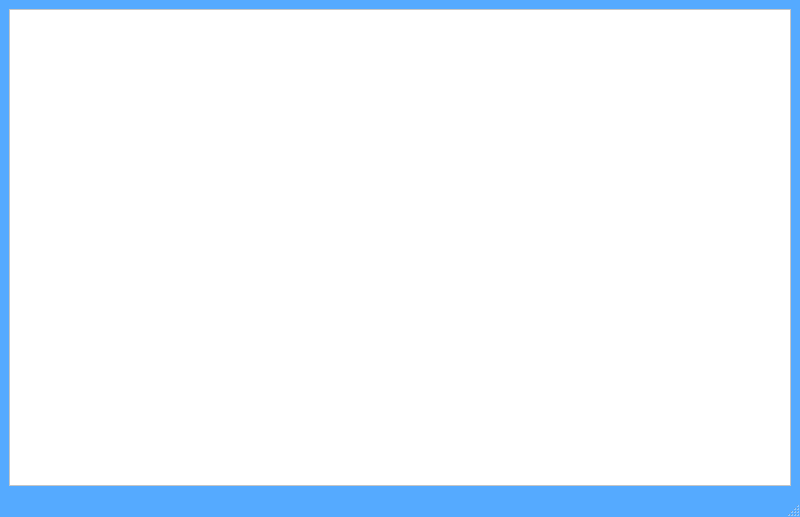
<?xml version="1.0" encoding="UTF-8"?>
<ui version="4.0">
 <class>SecondWindow</class>
 <widget class="QMainWindow" name="SecondWindow">
  <property name="geometry">
   <rect>
    <x>0</x>
    <y>0</y>
    <width>800</width>
    <height>517</height>
   </rect>
  </property>
  <property name="palette">
   <palette>
    <active>
     <colorrole role="WindowText">
      <brush brushstyle="SolidPattern">
       <color alpha="255">
        <red>0</red>
        <green>0</green>
        <blue>0</blue>
       </color>
      </brush>
     </colorrole>
     <colorrole role="Button">
      <brush brushstyle="SolidPattern">
       <color alpha="255">
        <red>85</red>
        <green>170</green>
        <blue>255</blue>
       </color>
      </brush>
     </colorrole>
     <colorrole role="Light">
      <brush brushstyle="SolidPattern">
       <color alpha="255">
        <red>212</red>
        <green>234</green>
        <blue>255</blue>
       </color>
      </brush>
     </colorrole>
     <colorrole role="Midlight">
      <brush brushstyle="SolidPattern">
       <color alpha="255">
        <red>148</red>
        <green>202</green>
        <blue>255</blue>
       </color>
      </brush>
     </colorrole>
     <colorrole role="Dark">
      <brush brushstyle="SolidPattern">
       <color alpha="255">
        <red>42</red>
        <green>85</green>
        <blue>127</blue>
       </color>
      </brush>
     </colorrole>
     <colorrole role="Mid">
      <brush brushstyle="SolidPattern">
       <color alpha="255">
        <red>57</red>
        <green>113</green>
        <blue>170</blue>
       </color>
      </brush>
     </colorrole>
     <colorrole role="Text">
      <brush brushstyle="SolidPattern">
       <color alpha="255">
        <red>0</red>
        <green>0</green>
        <blue>0</blue>
       </color>
      </brush>
     </colorrole>
     <colorrole role="BrightText">
      <brush brushstyle="SolidPattern">
       <color alpha="255">
        <red>255</red>
        <green>255</green>
        <blue>255</blue>
       </color>
      </brush>
     </colorrole>
     <colorrole role="ButtonText">
      <brush brushstyle="SolidPattern">
       <color alpha="255">
        <red>0</red>
        <green>0</green>
        <blue>0</blue>
       </color>
      </brush>
     </colorrole>
     <colorrole role="Base">
      <brush brushstyle="SolidPattern">
       <color alpha="255">
        <red>255</red>
        <green>255</green>
        <blue>255</blue>
       </color>
      </brush>
     </colorrole>
     <colorrole role="Window">
      <brush brushstyle="SolidPattern">
       <color alpha="255">
        <red>85</red>
        <green>170</green>
        <blue>255</blue>
       </color>
      </brush>
     </colorrole>
     <colorrole role="Shadow">
      <brush brushstyle="SolidPattern">
       <color alpha="255">
        <red>0</red>
        <green>0</green>
        <blue>0</blue>
       </color>
      </brush>
     </colorrole>
     <colorrole role="AlternateBase">
      <brush brushstyle="SolidPattern">
       <color alpha="255">
        <red>170</red>
        <green>212</green>
        <blue>255</blue>
       </color>
      </brush>
     </colorrole>
     <colorrole role="ToolTipBase">
      <brush brushstyle="SolidPattern">
       <color alpha="255">
        <red>255</red>
        <green>255</green>
        <blue>220</blue>
       </color>
      </brush>
     </colorrole>
     <colorrole role="ToolTipText">
      <brush brushstyle="SolidPattern">
       <color alpha="255">
        <red>0</red>
        <green>0</green>
        <blue>0</blue>
       </color>
      </brush>
     </colorrole>
     <colorrole role="PlaceholderText">
      <brush brushstyle="SolidPattern">
       <color alpha="128">
        <red>0</red>
        <green>0</green>
        <blue>0</blue>
       </color>
      </brush>
     </colorrole>
    </active>
    <inactive>
     <colorrole role="WindowText">
      <brush brushstyle="SolidPattern">
       <color alpha="255">
        <red>0</red>
        <green>0</green>
        <blue>0</blue>
       </color>
      </brush>
     </colorrole>
     <colorrole role="Button">
      <brush brushstyle="SolidPattern">
       <color alpha="255">
        <red>85</red>
        <green>170</green>
        <blue>255</blue>
       </color>
      </brush>
     </colorrole>
     <colorrole role="Light">
      <brush brushstyle="SolidPattern">
       <color alpha="255">
        <red>212</red>
        <green>234</green>
        <blue>255</blue>
       </color>
      </brush>
     </colorrole>
     <colorrole role="Midlight">
      <brush brushstyle="SolidPattern">
       <color alpha="255">
        <red>148</red>
        <green>202</green>
        <blue>255</blue>
       </color>
      </brush>
     </colorrole>
     <colorrole role="Dark">
      <brush brushstyle="SolidPattern">
       <color alpha="255">
        <red>42</red>
        <green>85</green>
        <blue>127</blue>
       </color>
      </brush>
     </colorrole>
     <colorrole role="Mid">
      <brush brushstyle="SolidPattern">
       <color alpha="255">
        <red>57</red>
        <green>113</green>
        <blue>170</blue>
       </color>
      </brush>
     </colorrole>
     <colorrole role="Text">
      <brush brushstyle="SolidPattern">
       <color alpha="255">
        <red>0</red>
        <green>0</green>
        <blue>0</blue>
       </color>
      </brush>
     </colorrole>
     <colorrole role="BrightText">
      <brush brushstyle="SolidPattern">
       <color alpha="255">
        <red>255</red>
        <green>255</green>
        <blue>255</blue>
       </color>
      </brush>
     </colorrole>
     <colorrole role="ButtonText">
      <brush brushstyle="SolidPattern">
       <color alpha="255">
        <red>0</red>
        <green>0</green>
        <blue>0</blue>
       </color>
      </brush>
     </colorrole>
     <colorrole role="Base">
      <brush brushstyle="SolidPattern">
       <color alpha="255">
        <red>255</red>
        <green>255</green>
        <blue>255</blue>
       </color>
      </brush>
     </colorrole>
     <colorrole role="Window">
      <brush brushstyle="SolidPattern">
       <color alpha="255">
        <red>85</red>
        <green>170</green>
        <blue>255</blue>
       </color>
      </brush>
     </colorrole>
     <colorrole role="Shadow">
      <brush brushstyle="SolidPattern">
       <color alpha="255">
        <red>0</red>
        <green>0</green>
        <blue>0</blue>
       </color>
      </brush>
     </colorrole>
     <colorrole role="AlternateBase">
      <brush brushstyle="SolidPattern">
       <color alpha="255">
        <red>170</red>
        <green>212</green>
        <blue>255</blue>
       </color>
      </brush>
     </colorrole>
     <colorrole role="ToolTipBase">
      <brush brushstyle="SolidPattern">
       <color alpha="255">
        <red>255</red>
        <green>255</green>
        <blue>220</blue>
       </color>
      </brush>
     </colorrole>
     <colorrole role="ToolTipText">
      <brush brushstyle="SolidPattern">
       <color alpha="255">
        <red>0</red>
        <green>0</green>
        <blue>0</blue>
       </color>
      </brush>
     </colorrole>
     <colorrole role="PlaceholderText">
      <brush brushstyle="SolidPattern">
       <color alpha="128">
        <red>0</red>
        <green>0</green>
        <blue>0</blue>
       </color>
      </brush>
     </colorrole>
    </inactive>
    <disabled>
     <colorrole role="WindowText">
      <brush brushstyle="SolidPattern">
       <color alpha="255">
        <red>42</red>
        <green>85</green>
        <blue>127</blue>
       </color>
      </brush>
     </colorrole>
     <colorrole role="Button">
      <brush brushstyle="SolidPattern">
       <color alpha="255">
        <red>85</red>
        <green>170</green>
        <blue>255</blue>
       </color>
      </brush>
     </colorrole>
     <colorrole role="Light">
      <brush brushstyle="SolidPattern">
       <color alpha="255">
        <red>212</red>
        <green>234</green>
        <blue>255</blue>
       </color>
      </brush>
     </colorrole>
     <colorrole role="Midlight">
      <brush brushstyle="SolidPattern">
       <color alpha="255">
        <red>148</red>
        <green>202</green>
        <blue>255</blue>
       </color>
      </brush>
     </colorrole>
     <colorrole role="Dark">
      <brush brushstyle="SolidPattern">
       <color alpha="255">
        <red>42</red>
        <green>85</green>
        <blue>127</blue>
       </color>
      </brush>
     </colorrole>
     <colorrole role="Mid">
      <brush brushstyle="SolidPattern">
       <color alpha="255">
        <red>57</red>
        <green>113</green>
        <blue>170</blue>
       </color>
      </brush>
     </colorrole>
     <colorrole role="Text">
      <brush brushstyle="SolidPattern">
       <color alpha="255">
        <red>42</red>
        <green>85</green>
        <blue>127</blue>
       </color>
      </brush>
     </colorrole>
     <colorrole role="BrightText">
      <brush brushstyle="SolidPattern">
       <color alpha="255">
        <red>255</red>
        <green>255</green>
        <blue>255</blue>
       </color>
      </brush>
     </colorrole>
     <colorrole role="ButtonText">
      <brush brushstyle="SolidPattern">
       <color alpha="255">
        <red>42</red>
        <green>85</green>
        <blue>127</blue>
       </color>
      </brush>
     </colorrole>
     <colorrole role="Base">
      <brush brushstyle="SolidPattern">
       <color alpha="255">
        <red>85</red>
        <green>170</green>
        <blue>255</blue>
       </color>
      </brush>
     </colorrole>
     <colorrole role="Window">
      <brush brushstyle="SolidPattern">
       <color alpha="255">
        <red>85</red>
        <green>170</green>
        <blue>255</blue>
       </color>
      </brush>
     </colorrole>
     <colorrole role="Shadow">
      <brush brushstyle="SolidPattern">
       <color alpha="255">
        <red>0</red>
        <green>0</green>
        <blue>0</blue>
       </color>
      </brush>
     </colorrole>
     <colorrole role="AlternateBase">
      <brush brushstyle="SolidPattern">
       <color alpha="255">
        <red>85</red>
        <green>170</green>
        <blue>255</blue>
       </color>
      </brush>
     </colorrole>
     <colorrole role="ToolTipBase">
      <brush brushstyle="SolidPattern">
       <color alpha="255">
        <red>255</red>
        <green>255</green>
        <blue>220</blue>
       </color>
      </brush>
     </colorrole>
     <colorrole role="ToolTipText">
      <brush brushstyle="SolidPattern">
       <color alpha="255">
        <red>0</red>
        <green>0</green>
        <blue>0</blue>
       </color>
      </brush>
     </colorrole>
     <colorrole role="PlaceholderText">
      <brush brushstyle="SolidPattern">
       <color alpha="128">
        <red>0</red>
        <green>0</green>
        <blue>0</blue>
       </color>
      </brush>
     </colorrole>
    </disabled>
   </palette>
  </property>
  <property name="font">
   <font>
    <pointsize>10</pointsize>
   </font>
  </property>
  <property name="windowTitle">
   <string>MainWindow</string>
  </property>
  <property name="styleSheet">
   <string notr="true"/>
  </property>
  <widget class="QWidget" name="centralwidget">
   <layout class="QGridLayout" name="gridLayout">
    <item row="0" column="0">
     <widget class="QTextBrowser" name="WikiText">
      <property name="styleSheet">
       <string notr="true">background-color: rgb(255, 255, 255);
font: 12pt &quot;MS Shell Dlg 2&quot;;</string>
      </property>
     </widget>
    </item>
   </layout>
  </widget>
  <widget class="QStatusBar" name="statusbar"/>
 </widget>
 <resources/>
 <connections/>
</ui>
